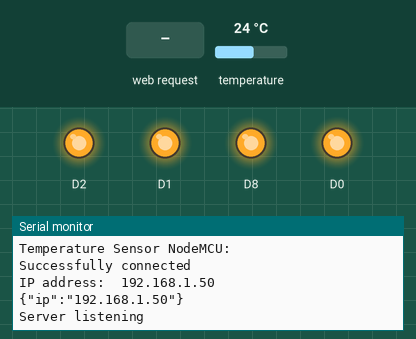
Recording of a sketch running on a simulated ESP8266 (NodeMCU). Shown: output pins drawn as LEDs (lit = HIGH), the last lines printed to the serial monitor. The inputs (shaded band) are chosen by the test bench; at power-on: temperature 24 °C. WiFi joins after 1.5 s; servers stay silent unless stated.

Above: at 2.7 s.
2.8 s: HTTP request GET /stat/h received
At 4.0 s:
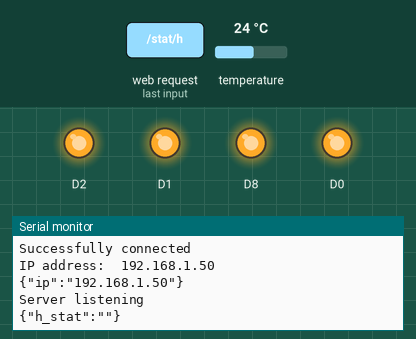
4.3 s: HTTP request GET /stat/ac received
At 5.3 s:
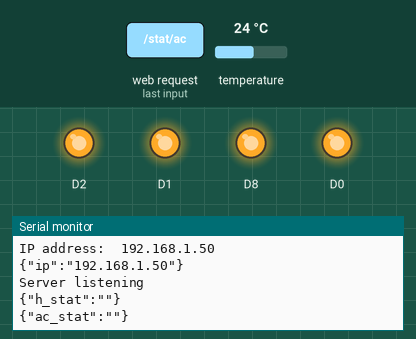
5.8 s: HTTP request GET /data received
At 7.5 s:
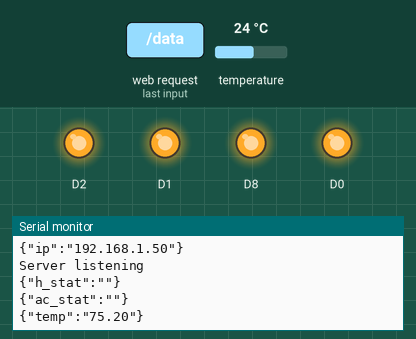

The sketch:

temp_ard.ino
```cpp
#include <ESP8266WiFi.h>        // Include the Wi-Fi library
#include <WiFiManager.h>
#include <ESP8266WebServer.h>
#include <ArduinoJson.h>
#include <OneWire.h>
#include <DallasTemperature.h>

// Data wire is plugged into pin D7 on the ESP8266 12-E - GPIO 5
#define ONE_WIRE_BUS 13

// Setup a oneWire instance to communicate with any OneWire devices (not just Maxim/Dallas temperature ICs)
OneWire oneWire(ONE_WIRE_BUS);

// Pass our oneWire reference to Dallas Temperature.
DallasTemperature DS18B20(&oneWire);

//const char* ssid = "AndroidAP5B5B"; // The name of the Wi-Fi network that will be created
//const char* password = "abbcc1223";   // The password required to connect to it, leave blank for an open network
ESP8266WebServer server(80);
WiFiManager wifiManager;
bool stat_ac = true;
bool stat_h = true;

char temperatureCString[7];
char temperatureFString[7];

void setup() {
  Serial.begin(115200);
  delay(10);
  Serial.println('\n');
  pinMode(D0, OUTPUT);
  digitalWrite(D0, HIGH);
  pinMode(D1, OUTPUT);
  digitalWrite(D1, HIGH);
  pinMode(D2, OUTPUT);
  digitalWrite(D2, HIGH);
  pinMode(D8, OUTPUT);
  digitalWrite(D8, HIGH);

  Serial.println("Temperature Sensor NodeMCU:\n");

  // Start up the library
  DS18B20.begin();
  wifiManager.autoConnect("AutoConnectAP");

  Serial.println("\nSuccessfully connected");
  Serial.print("IP address:\t");
  Serial.println(WiFi.localIP());

  String message = "{\"ip\":\"";
  message += WiFi.localIP().toString();
  message += "\"}\n";
  Serial.println(message);

  server.on("/stat/h", handleStatH);
  server.on("/stat/ac", handleStatAC);
  server.on("/data", handleData);
  server.on("/wifi", handleWiFi); //Associate the handler function to the path

  server.begin(); //Start the server
  Serial.println("Server listening");
}

void loop() {
  server.handleClient(); //Handling of incoming requests
  if (stat_h) {
    digitalWrite(D0, HIGH);
    digitalWrite(D1, HIGH);
  }
  else {
    digitalWrite(D0, LOW);
  }
  if (stat_ac) {
    digitalWrite(D2, HIGH);
    digitalWrite(D1, HIGH);
  }
  else {
    digitalWrite(D2, LOW);
  }
  if (!(stat_h) && !(stat_ac)) {
    digitalWrite(D1, LOW);
  }
}

void getTemperature() {
  float tempC;
  float tempF;
  do {
    DS18B20.requestTemperatures();
    tempC = DS18B20.getTempCByIndex(0);
    dtostrf(tempC, 2, 2, temperatureCString);
    tempF = DS18B20.getTempFByIndex(0);
    dtostrf(tempF, 3, 2, temperatureFString);
    delay(100);
  } while (tempC == 85.0 || tempC == (-127.0));
}

void handleStatH() {
  const size_t capacity = JSON_OBJECT_SIZE(1) + 10;
  DynamicJsonBuffer jsonBuffer(capacity);

  String payload = server.arg("plain");
  const char* json = payload.c_str();

  JsonObject& root = jsonBuffer.parseObject(json);

  const char* h_stat = root["h_stat"]; // "1"

  if (strcmp(h_stat, "1") == 0) {
    stat_h = true;
  }
  if (strcmp(h_stat, "0") == 0) {
    stat_h = false;
  }

  String message = "{\"h_stat\":\"";
  message += h_stat;
  message += "\"}\n";
  Serial.println(message);
  server.send(200, "application/json", message);
}

void handleStatAC() {
  const size_t capacity = JSON_OBJECT_SIZE(1) + 20;
  DynamicJsonBuffer jsonBuffer(capacity);

  String payload = server.arg("plain");
  const char* json = payload.c_str();

  JsonObject& root = jsonBuffer.parseObject(json);

  const char* ac_stat = root["ac_stat"]; // "1"

  if (strcmp(ac_stat, "1") == 0) {
    stat_ac = true;
  }
  if (strcmp(ac_stat, "0") == 0) {
    stat_ac = false;
  }

  String message = "{\"ac_stat\":\"";
  message += ac_stat;
  message += "\"}\n";
  Serial.println(message);
  server.send(200, "application/json", message);
}

void handleData() {
  getTemperature();
  String message = "{\"temp\":\"";
  message += temperatureFString;
  message += "\"}\n";
  server.send(200, "application/json", message);
  Serial.println(message);
}

void handleWiFi() {
  String message = "{\"ip\":\"";
  message += WiFi.localIP().toString();
  message += "\"}\n";
  server.send(200, "application/json", message);
  Serial.println(message);
}
```

Measured:
- after the input at 2.8 s, the serial monitor: prints a new line at once (image 1)
- after the input at 4.3 s, the serial monitor: prints a new line at once (image 2)
- after the input at 5.8 s, the serial monitor: prints a new line after 0.88 s (image 3)
